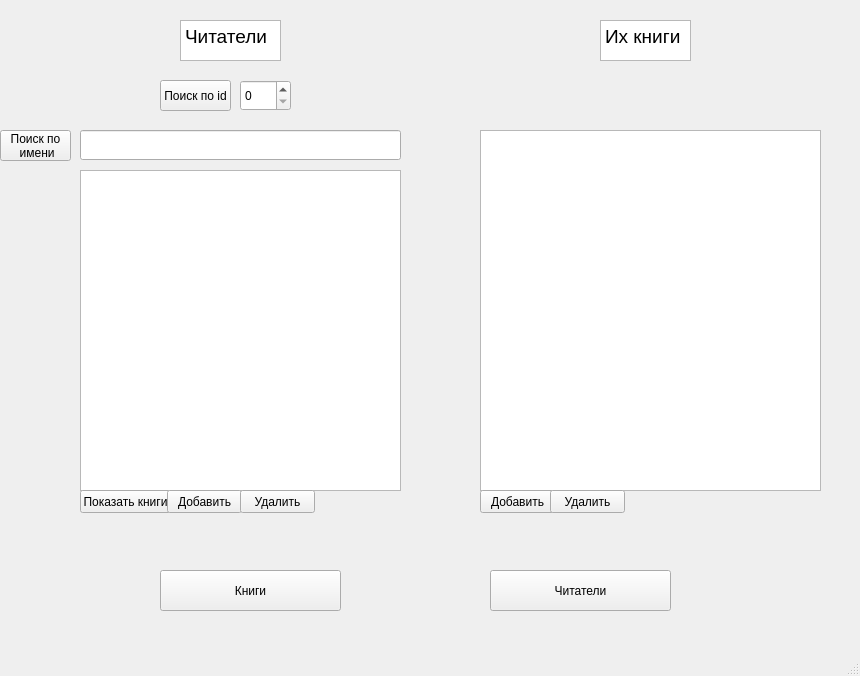
<?xml version="1.0" encoding="UTF-8"?>
<ui version="4.0">
 <class>MainWindow</class>
 <widget class="QMainWindow" name="MainWindow">
  <property name="geometry">
   <rect>
    <x>0</x>
    <y>0</y>
    <width>860</width>
    <height>676</height>
   </rect>
  </property>
  <property name="windowTitle">
   <string>MainWindow</string>
  </property>
  <widget class="QWidget" name="centralwidget">
   <widget class="QPushButton" name="btn2">
    <property name="geometry">
     <rect>
      <x>160</x>
      <y>570</y>
      <width>181</width>
      <height>41</height>
     </rect>
    </property>
    <property name="text">
     <string>Книги</string>
    </property>
   </widget>
   <widget class="QPushButton" name="btn1_2">
    <property name="geometry">
     <rect>
      <x>490</x>
      <y>570</y>
      <width>181</width>
      <height>41</height>
     </rect>
    </property>
    <property name="text">
     <string>Читатели</string>
    </property>
   </widget>
   <widget class="QTableWidget" name="tableReaders">
    <property name="geometry">
     <rect>
      <x>80</x>
      <y>170</y>
      <width>321</width>
      <height>321</height>
     </rect>
    </property>
   </widget>
   <widget class="QTableWidget" name="tableBooks">
    <property name="geometry">
     <rect>
      <x>480</x>
      <y>130</y>
      <width>341</width>
      <height>361</height>
     </rect>
    </property>
   </widget>
   <widget class="QTextBrowser" name="textBrowser">
    <property name="geometry">
     <rect>
      <x>180</x>
      <y>20</y>
      <width>101</width>
      <height>41</height>
     </rect>
    </property>
    <property name="html">
     <string>&lt;!DOCTYPE HTML PUBLIC &quot;-//W3C//DTD HTML 4.0//EN&quot; &quot;http://www.w3.org/TR/REC-html40/strict.dtd&quot;&gt;
&lt;html&gt;&lt;head&gt;&lt;meta name=&quot;qrichtext&quot; content=&quot;1&quot; /&gt;&lt;style type=&quot;text/css&quot;&gt;
p, li { white-space: pre-wrap; }
&lt;/style&gt;&lt;/head&gt;&lt;body style=&quot; font-family:'MS Shell Dlg 2'; font-size:8.25pt; font-weight:400; font-style:normal;&quot;&gt;
&lt;p style=&quot; margin-top:0px; margin-bottom:0px; margin-left:0px; margin-right:0px; -qt-block-indent:0; text-indent:0px;&quot;&gt;&lt;span style=&quot; font-size:14pt;&quot;&gt;Читатели&lt;/span&gt;&lt;/p&gt;&lt;/body&gt;&lt;/html&gt;</string>
    </property>
   </widget>
   <widget class="QTextBrowser" name="textBrowser_2">
    <property name="geometry">
     <rect>
      <x>600</x>
      <y>20</y>
      <width>91</width>
      <height>41</height>
     </rect>
    </property>
    <property name="html">
     <string>&lt;!DOCTYPE HTML PUBLIC &quot;-//W3C//DTD HTML 4.0//EN&quot; &quot;http://www.w3.org/TR/REC-html40/strict.dtd&quot;&gt;
&lt;html&gt;&lt;head&gt;&lt;meta name=&quot;qrichtext&quot; content=&quot;1&quot; /&gt;&lt;style type=&quot;text/css&quot;&gt;
p, li { white-space: pre-wrap; }
&lt;/style&gt;&lt;/head&gt;&lt;body style=&quot; font-family:'MS Shell Dlg 2'; font-size:8.25pt; font-weight:400; font-style:normal;&quot;&gt;
&lt;p style=&quot; margin-top:0px; margin-bottom:0px; margin-left:0px; margin-right:0px; -qt-block-indent:0; text-indent:0px;&quot;&gt;&lt;span style=&quot; font-size:14pt;&quot;&gt;Их книги&lt;/span&gt;&lt;/p&gt;&lt;/body&gt;&lt;/html&gt;</string>
    </property>
   </widget>
   <widget class="QPushButton" name="btnFindName">
    <property name="geometry">
     <rect>
      <x>0</x>
      <y>130</y>
      <width>71</width>
      <height>31</height>
     </rect>
    </property>
    <property name="text">
     <string>Поиск по 
 имени</string>
    </property>
   </widget>
   <widget class="QLineEdit" name="lineName">
    <property name="geometry">
     <rect>
      <x>80</x>
      <y>130</y>
      <width>321</width>
      <height>30</height>
     </rect>
    </property>
   </widget>
   <widget class="QLabel" name="label">
    <property name="geometry">
     <rect>
      <x>80</x>
      <y>530</y>
      <width>331</width>
      <height>16</height>
     </rect>
    </property>
    <property name="text">
     <string/>
    </property>
   </widget>
   <widget class="QPushButton" name="get">
    <property name="geometry">
     <rect>
      <x>80</x>
      <y>490</y>
      <width>91</width>
      <height>23</height>
     </rect>
    </property>
    <property name="text">
     <string>Показать книги</string>
    </property>
   </widget>
   <widget class="QPushButton" name="add_reader">
    <property name="geometry">
     <rect>
      <x>167</x>
      <y>490</y>
      <width>75</width>
      <height>23</height>
     </rect>
    </property>
    <property name="text">
     <string>Добавить</string>
    </property>
   </widget>
   <widget class="QPushButton" name="delete_reader">
    <property name="geometry">
     <rect>
      <x>240</x>
      <y>490</y>
      <width>75</width>
      <height>23</height>
     </rect>
    </property>
    <property name="text">
     <string>Удалить</string>
    </property>
   </widget>
   <widget class="QPushButton" name="add_readerbook">
    <property name="geometry">
     <rect>
      <x>480</x>
      <y>490</y>
      <width>75</width>
      <height>23</height>
     </rect>
    </property>
    <property name="text">
     <string>Добавить</string>
    </property>
   </widget>
   <widget class="QPushButton" name="delete_readerbook">
    <property name="geometry">
     <rect>
      <x>550</x>
      <y>490</y>
      <width>75</width>
      <height>23</height>
     </rect>
    </property>
    <property name="text">
     <string>Удалить</string>
    </property>
   </widget>
   <widget class="QPushButton" name="btnFindId">
    <property name="geometry">
     <rect>
      <x>160</x>
      <y>80</y>
      <width>71</width>
      <height>31</height>
     </rect>
    </property>
    <property name="text">
     <string>Поиск по id</string>
    </property>
   </widget>
   <widget class="QSpinBox" name="spinBox">
    <property name="geometry">
     <rect>
      <x>240</x>
      <y>80</y>
      <width>51</width>
      <height>31</height>
     </rect>
    </property>
   </widget>
  </widget>
  <widget class="QMenuBar" name="menubar">
   <property name="geometry">
    <rect>
     <x>0</x>
     <y>0</y>
     <width>860</width>
     <height>21</height>
    </rect>
   </property>
  </widget>
  <widget class="QStatusBar" name="statusbar"/>
 </widget>
 <resources/>
 <connections/>
</ui>
